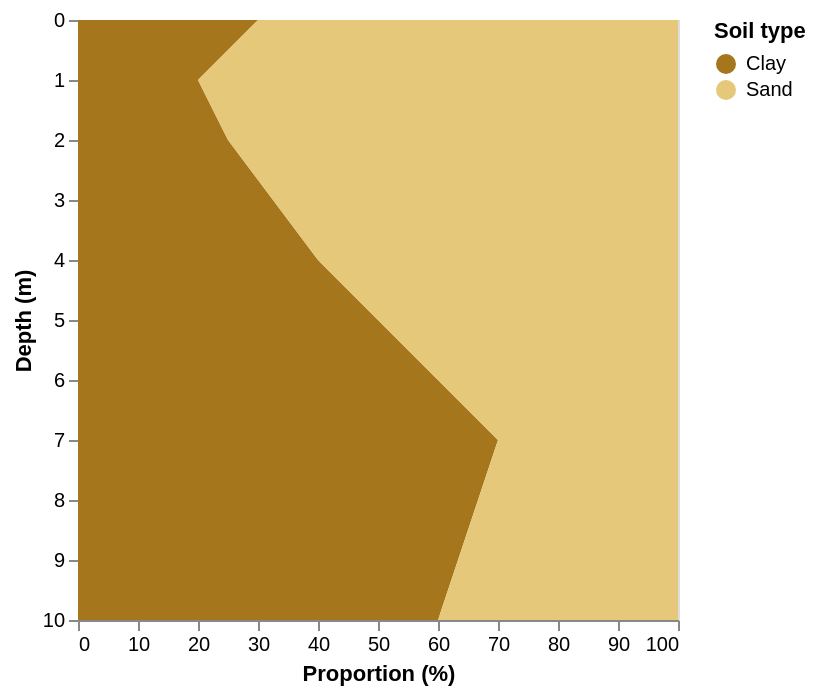

Specify this chart in Vega-Lite:
### Vega specification from a JSON file in a GitHub repository (floating-point values rounded to 4 significant figures)
{"$schema": "https://vega.github.io/schema/vega/v6.json", "description": "Illustrative soil composition with quantitative depth and proportion axes.", "background": "white", "padding": 5, "width": 300, "height": 300, "style": "cell", "data": [{"name": "source_0", "values": [{"depth": 0, "proportion": 30, "type": "Clay"}, {"depth": 0, "proportion": 70, "type": "Sand"}, {"depth": 1, "proportion": 20, "type": "Clay"}, {"depth": 1, "proportion": 80, "type": "Sand"}, {"depth": 2, "proportion": 25, "type": "Clay"}, {"depth": 2, "proportion": 75, "type": "Sand"}, {"depth": 4, "proportion": 40, "type": "Clay"}, {"depth": 4, "proportion": 60, "type": "Sand"}, {"depth": 7, "proportion": 70, "type": "Clay"}, {"depth": 7, "proportion": 30, "type": "Sand"}, {"depth": 10, "proportion": 60, "type": "Clay"}, {"depth": 10, "proportion": 40, "type": "Sand"}]}, {"name": "data_0", "source": "source_0", "transform": [{"type": "formula", "expr": "toNumber(datum[\"depth\"])", "as": "depth"}, {"type": "aggregate", "groupby": ["depth", "type"], "ops": ["sum"], "fields": ["proportion"], "as": ["sum_proportion"]}, {"type": "impute", "field": "sum_proportion", "groupby": ["type"], "key": "depth", "method": "value", "value": 0}, {"type": "stack", "groupby": ["depth"], "field": "sum_proportion", "sort": {"field": ["type"], "order": ["ascending"]}, "as": ["sum_proportion_start", "sum_proportion_end"], "offset": "zero"}]}], "marks": [{"name": "pathgroup", "type": "group", "from": {"facet": {"name": "faceted_path_main", "data": "data_0", "groupby": ["type"]}}, "encode": {"update": {"width": {"field": {"group": "width"}}, "height": {"field": {"group": "height"}}}}, "marks": [{"name": "marks", "type": "area", "style": ["area"], "sort": {"field": "y"}, "from": {"data": "faceted_path_main"}, "encode": {"update": {"orient": {"value": "horizontal"}, "fill": {"scale": "color", "field": "type"}, "description": {"signal": "\"Proportion (%): \" + (format(datum[\"sum_proportion\"], \"\")) + \"; Depth (m): \" + (format(datum[\"depth\"], \"\")) + \"; Soil type: \" + (isValid(datum[\"type\"]) ? isArray(datum[\"type\"]) ? join(datum[\"type\"], ' ') : datum[\"type\"] : \"\"+datum[\"type\"])"}, "x": {"scale": "x", "field": "sum_proportion_end"}, "x2": {"scale": "x", "field": "sum_proportion_start"}, "y": {"scale": "y", "field": "depth"}, "defined": {"signal": "isValid(datum[\"sum_proportion\"]) && isFinite(+datum[\"sum_proportion\"]) && isValid(datum[\"depth\"]) && isFinite(+datum[\"depth\"])"}}}}]}], "scales": [{"name": "x", "type": "linear", "domain": {"data": "data_0", "fields": ["sum_proportion_start", "sum_proportion_end"]}, "range": [0, {"signal": "width"}], "nice": true, "zero": true}, {"name": "y", "type": "linear", "domain": {"data": "data_0", "field": "depth"}, "range": [{"signal": "height"}, 0], "reverse": true, "nice": true, "zero": false}, {"name": "color", "type": "ordinal", "domain": {"data": "data_0", "field": "type", "sort": true}, "range": ["#a6761d", "#e6c87a"]}], "axes": [{"scale": "x", "orient": "bottom", "gridScale": "y", "grid": true, "tickCount": {"signal": "ceil(width/40)"}, "domain": false, "labels": false, "aria": false, "maxExtent": 0, "minExtent": 0, "ticks": false, "zindex": 0}, {"scale": "y", "orient": "left", "gridScale": "x", "grid": true, "tickCount": {"signal": "ceil(height/40)"}, "domain": false, "labels": false, "aria": false, "maxExtent": 0, "minExtent": 0, "ticks": false, "zindex": 0}, {"scale": "x", "orient": "bottom", "grid": false, "title": "Proportion (%)", "labelFlush": true, "labelOverlap": true, "tickCount": {"signal": "ceil(width/40)"}, "zindex": 0}, {"scale": "y", "orient": "left", "grid": false, "title": "Depth (m)", "labelOverlap": true, "tickCount": {"signal": "ceil(height/40)"}, "zindex": 0}], "legends": [{"title": "Soil type", "fill": "color", "symbolType": "circle"}]}
